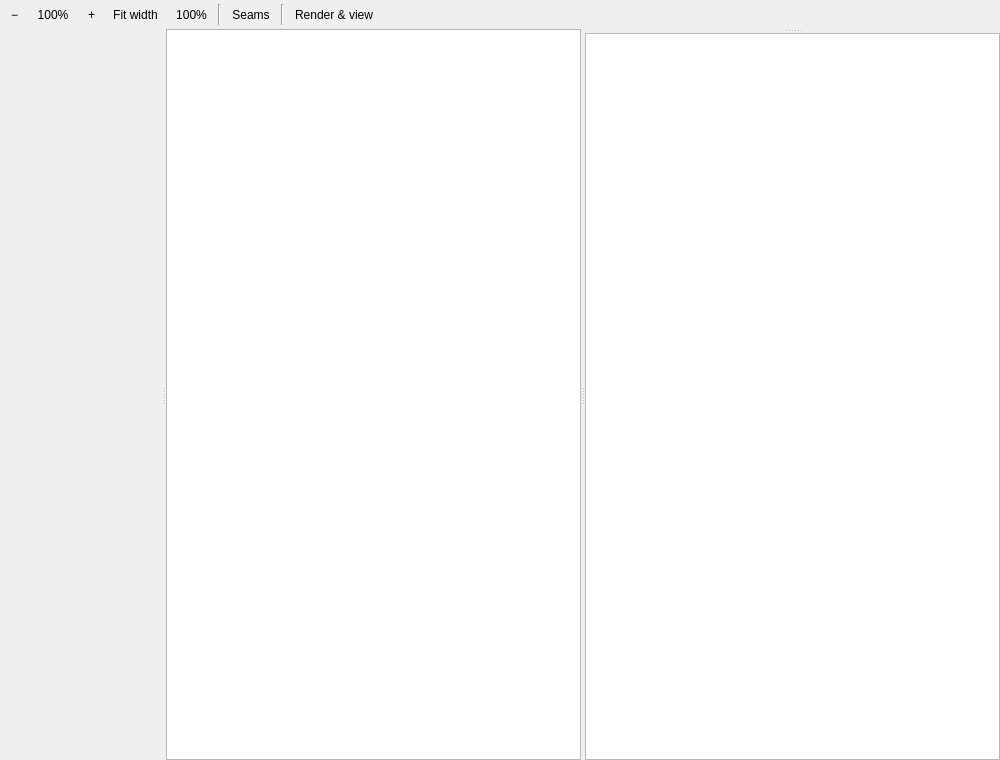
<?xml version="1.0" encoding="UTF-8"?>
<ui version="4.0">
 <class>Editor</class>
 <widget class="QWidget" name="Editor">
  <property name="geometry">
   <rect>
    <x>0</x>
    <y>0</y>
    <width>1000</width>
    <height>760</height>
   </rect>
  </property>
  <property name="windowTitle">
   <string>Strip</string>
  </property>
  <layout class="QVBoxLayout" name="rootLayout">
   <property name="spacing">
    <number>0</number>
   </property>
   <property name="leftMargin">
    <number>0</number>
   </property>
   <property name="topMargin">
    <number>0</number>
   </property>
   <property name="rightMargin">
    <number>0</number>
   </property>
   <property name="bottomMargin">
    <number>0</number>
   </property>
   <item>
    <layout class="QHBoxLayout" name="toolLayout">
     <property name="spacing">
      <number>4</number>
     </property>
     <property name="leftMargin">
      <number>4</number>
     </property>
     <property name="topMargin">
      <number>4</number>
     </property>
     <property name="rightMargin">
      <number>4</number>
     </property>
     <property name="bottomMargin">
      <number>4</number>
     </property>
     <item>
      <widget class="QToolButton" name="buttonZoomOut">
       <property name="toolButtonStyle">
        <enum>Qt::ToolButtonTextOnly</enum>
       </property>
       <property name="autoRaise">
        <bool>true</bool>
       </property>
       <property name="text">
        <string>−</string>
       </property>
      </widget>
     </item>
     <item>
      <widget class="QLabel" name="labelZoom">
       <property name="minimumSize">
        <size>
         <width>48</width>
         <height>0</height>
        </size>
       </property>
       <property name="alignment">
        <set>Qt::AlignCenter</set>
       </property>
       <property name="text">
        <string>100%</string>
       </property>
      </widget>
     </item>
     <item>
      <widget class="QToolButton" name="buttonZoomIn">
       <property name="toolButtonStyle">
        <enum>Qt::ToolButtonTextOnly</enum>
       </property>
       <property name="autoRaise">
        <bool>true</bool>
       </property>
       <property name="text">
        <string>+</string>
       </property>
      </widget>
     </item>
     <item>
      <widget class="QToolButton" name="buttonFitWidth">
       <property name="toolButtonStyle">
        <enum>Qt::ToolButtonTextOnly</enum>
       </property>
       <property name="autoRaise">
        <bool>true</bool>
       </property>
       <property name="text">
        <string>Fit width</string>
       </property>
      </widget>
     </item>
     <item>
      <widget class="QToolButton" name="buttonZoomReset">
       <property name="toolButtonStyle">
        <enum>Qt::ToolButtonTextOnly</enum>
       </property>
       <property name="autoRaise">
        <bool>true</bool>
       </property>
       <property name="text">
        <string>100%</string>
       </property>
      </widget>
     </item>
     <item>
      <widget class="Line" name="toolLine1">
       <property name="orientation">
        <enum>Qt::Vertical</enum>
       </property>
      </widget>
     </item>
     <item>
      <widget class="QToolButton" name="buttonSeams">
       <property name="toolButtonStyle">
        <enum>Qt::ToolButtonTextOnly</enum>
       </property>
       <property name="autoRaise">
        <bool>true</bool>
       </property>
       <property name="toolTip">
        <string>Show a guide line at each slice boundary.</string>
       </property>
       <property name="text">
        <string>Seams</string>
       </property>
       <property name="checkable">
        <bool>true</bool>
       </property>
      </widget>
     </item>
     <item>
      <widget class="Line" name="toolLine2">
       <property name="orientation">
        <enum>Qt::Vertical</enum>
       </property>
      </widget>
     </item>
     <item>
      <widget class="QToolButton" name="buttonRenderView">
       <property name="toolButtonStyle">
        <enum>Qt::ToolButtonTextOnly</enum>
       </property>
       <property name="autoRaise">
        <bool>true</bool>
       </property>
       <property name="text">
        <string>Render &amp;&amp; view</string>
       </property>
      </widget>
     </item>
     <item>
      <spacer name="toolSpacer">
       <property name="orientation">
        <enum>Qt::Horizontal</enum>
       </property>
       <property name="sizeHint" stdset="0">
        <size>
         <width>40</width>
         <height>20</height>
        </size>
       </property>
      </spacer>
     </item>
    </layout>
   </item>
   <item>
    <widget class="QSplitter" name="editorBody">
     <property name="orientation">
      <enum>Qt::Horizontal</enum>
     </property>
     <property name="handleWidth">
      <number>4</number>
     </property>
     <property name="childrenCollapsible">
      <bool>false</bool>
     </property>
     <widget class="QWidget" name="toolRail">
      <property name="minimumSize">
       <size>
        <width>52</width>
        <height>0</height>
       </size>
      </property>
     </widget>
     <widget class="QGraphicsView" name="graphicsView"/>
     <widget class="QSplitter" name="rightPanel">
      <property name="maximumSize">
       <size>
        <width>320</width>
        <height>16777215</height>
       </size>
      </property>
      <property name="orientation">
       <enum>Qt::Vertical</enum>
      </property>
      <widget class="QStackedWidget" name="toolOptions"/>
      <widget class="QListWidget" name="artifactList"/>
     </widget>
    </widget>
   </item>
  </layout>
 </widget>
 <resources/>
 <connections/>
</ui>
